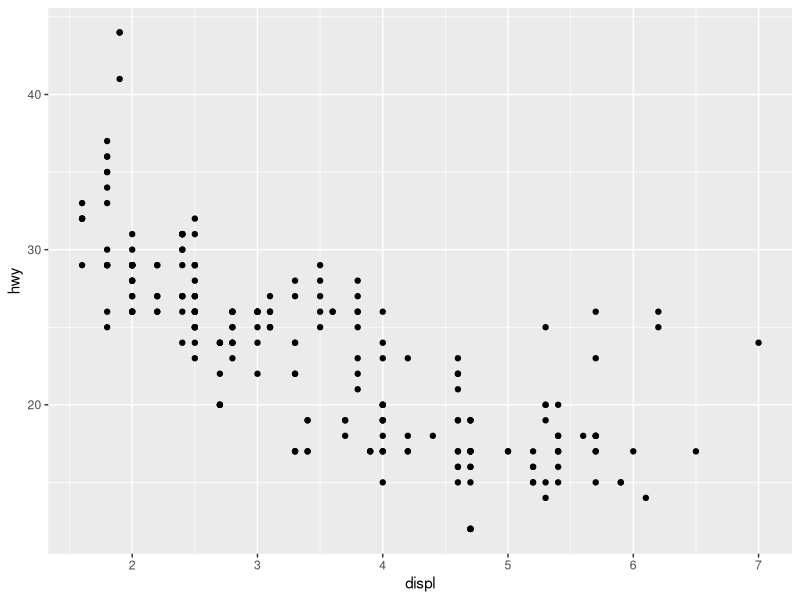
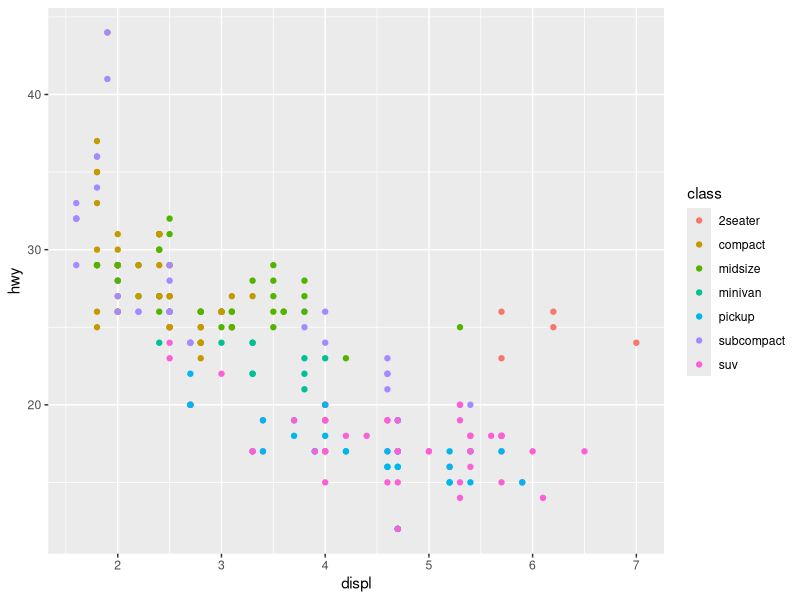
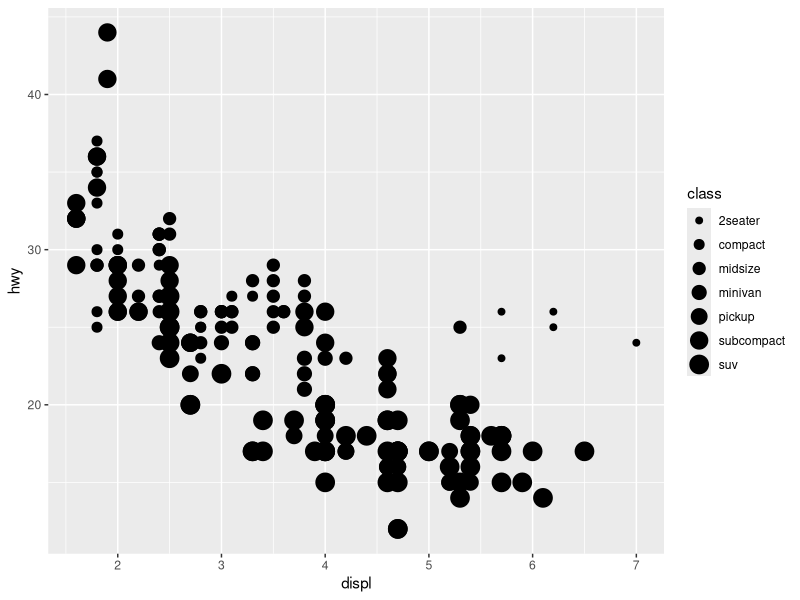
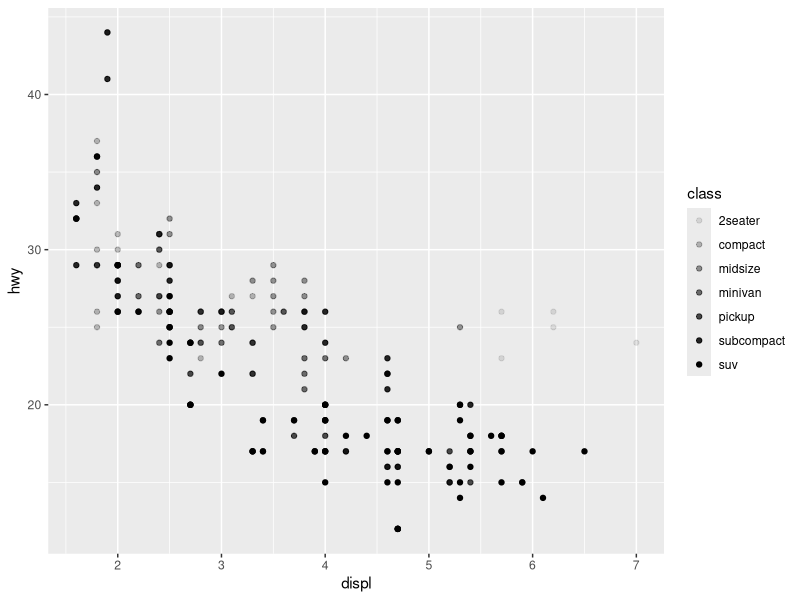
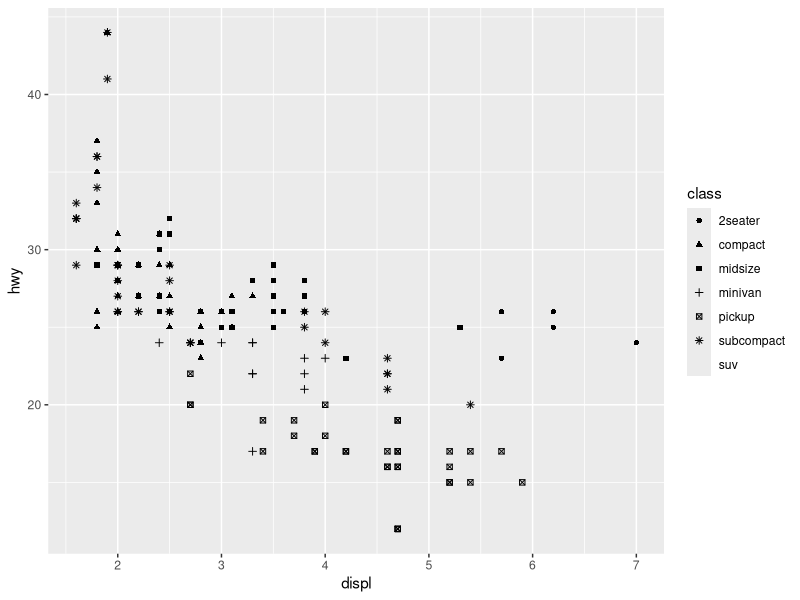
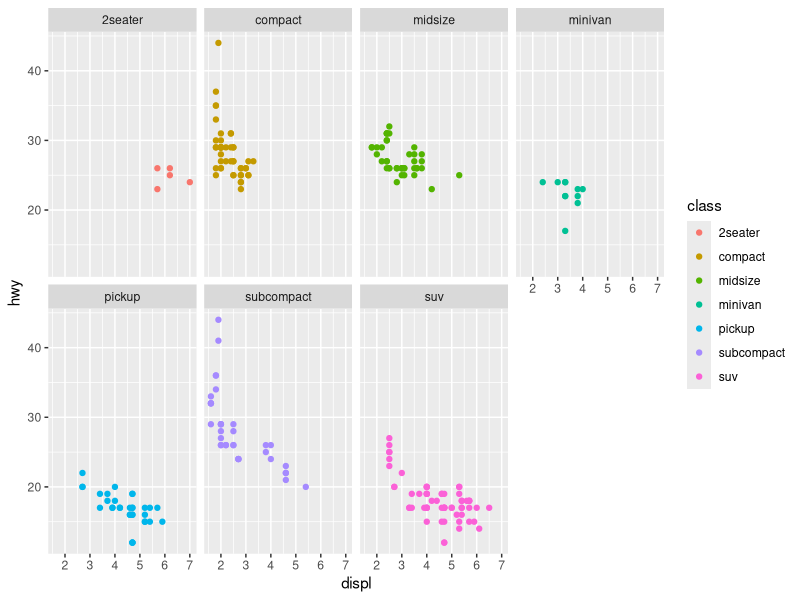
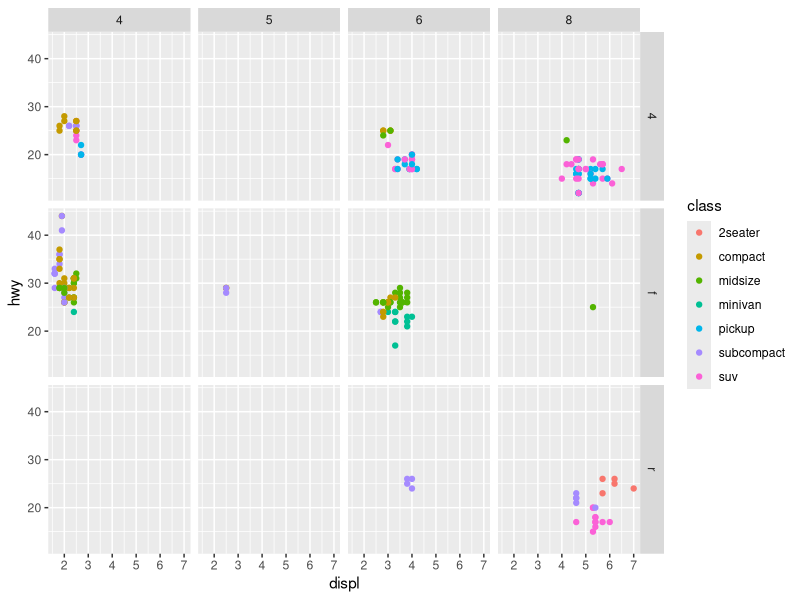
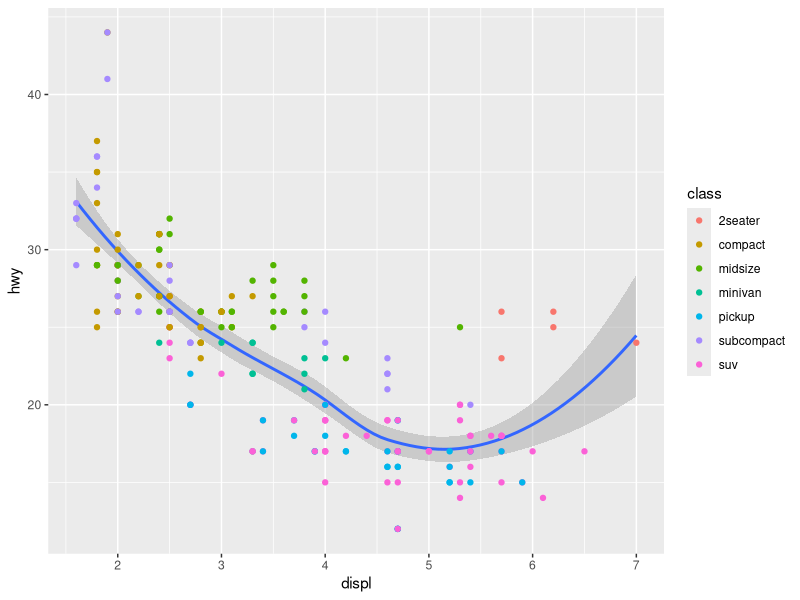

Write R code to recreate these figures, in order.
library(ggplot2)
library(tidyverse)
?mpg

#datos que uso + caracteristicas del grafico(el + al final de una linea)
ggplot(data=mpg) +
  geom_point(mapping = aes(x=displ,y=hwy))

ggplot(data=mpg) +
  geom_point(mapping = aes(x=displ,y=hwy, color=class))

#discriminar por tamaño de puntos
ggplot(data=mpg) +
  geom_point(mapping = aes(x=displ,y=hwy, size=class))

#discriminar por transparencia 
ggplot(data=mpg) +
  geom_point(mapping = aes(x=displ,y=hwy, alpha=class))

#discriminar por tipo de punto
ggplot(data=mpg) +
  geom_point(mapping = aes(x=displ,y=hwy, shape=class))


#agrupacion de puntos en graficos diferentes
ggplot(data=mpg) +
  geom_point(mapping = aes(x=displ,y=hwy, color=class)) +
  facet_wrap(~ class,nrow=2)

#agrupacion por varias variables
ggplot(data=mpg) +
  geom_point(mapping = aes(x=displ,y=hwy, color=class)) +
  facet_grid(drv ~ cyl)

#agregar linea de tendencia sobre los datos
ggplot(data=mpg,mapping = aes(x=displ,y=hwy)) +
  geom_smooth()+
  geom_point(mapping = aes(color=class))

#agregar linea de tendencia sobre los datos
#SE para quitar franja oscurita alrededor de la linea
ggplot(data=mpg,mapping = aes(x=displ,y=hwy)) +
  geom_smooth(se=FALSE)+
  geom_point(mapping = aes(color=class))


#filtrado para una clase
ggplot(data=mpg,mapping = aes(x=displ,y=hwy)) +
  geom_point(mapping = aes(color=class))+
  geom_smooth(data=filter(mpg, class=="subcompact"),se=FALSE)


?diamonds
ggplot(data=diamonds)+
  geom_bar(mapping = aes(x=cut))

#con proporciones
ggplot(data=diamonds)+
  geom_bar(mapping = aes(x=cut,y=..prop..,group=1))

ggplot(data=diamonds)+
  stat_summary(mapping = aes(x=cut,y=depth),fun.ymin = min,fun.ymax = max,fun.y = median)


#pequeña variacion para disminuir solapamientos
ggplot(data=mpg) +
  geom_point(mapping = aes(x=displ,y=hwy,color=class), position = "jitter")


ggplot(data=mpg,mapping=aes(x=class,y=hwy)) +
  geom_boxplot()+
  coord_flip()
